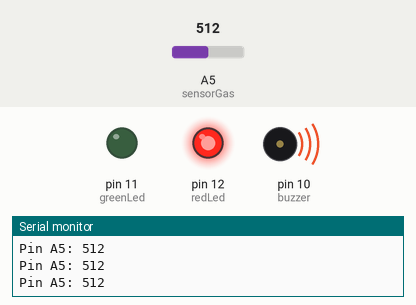
A sketch run on a simulated Arduino Uno, built with avr-gcc and run on an emulated ATmega328P. Parts: output pins drawn as LEDs (lit = HIGH), buzzer (waves = sounding), the last lines printed to the serial monitor. The inputs (shaded band) are chosen by the test bench; at power-on: A5 (sensorGas) = 512.

Above: at 1.2 s.
1.3 s: A5 (sensorGas) set to 308
2.8 s: A5 (sensorGas) set to 287
At 3.7 s:
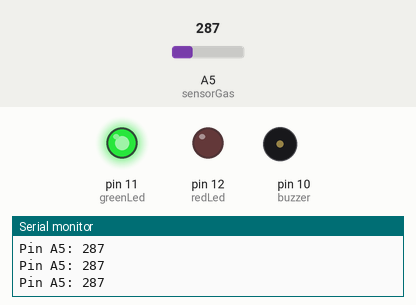
4.3 s: A5 (sensorGas) set to 306
At 5.1 s:
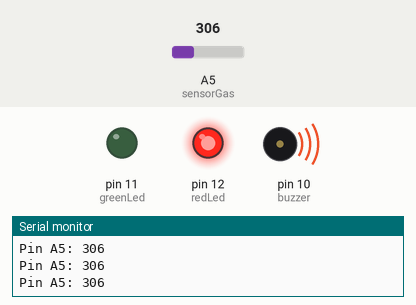
5.8 s: A5 (sensorGas) set to 290
At 6.4 s:
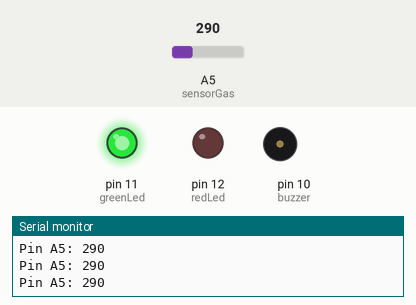
Timing chart, 0 to 8.3 s (numbered marks = the images above; inputs shaded):
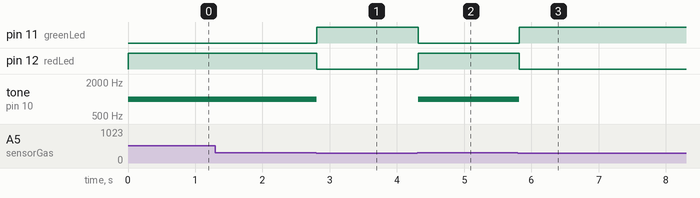

Measured:
- the behaviour switches between 301 and 300 on A5 (sensorGas) (found by bisection; images 0 and 1)
- after the input at 2.8 s, pin 11 (greenLed): LOW → HIGH at once; pin 12 (redLed): HIGH → LOW at once; tone on pin 10 (buzzer): 1000 Hz → silent at once
- after the input at 4.3 s, pin 11 (greenLed): HIGH → LOW at once; pin 12 (redLed): LOW → HIGH at once; tone on pin 10 (buzzer): silent → 1000 Hz at once
- after the input at 5.8 s, pin 11 (greenLed): LOW → HIGH at once; pin 12 (redLed): HIGH → LOW at once; tone on pin 10 (buzzer): 1000 Hz → silent at once

The sketch:

gasBuzzer.ino
```cpp
/***********************************
   Create By Mr. Khamphai KHOUNNAVONGSA
   Date: 17/06/2016
************************************/

int redLed = 12;
int greenLed = 11;
int buzzer = 10;
int sensorGas = A5;
int smoke_level;

// end of Variable-------------------------------------------

void setup() {
  Serial.begin(9600);
  pinMode(redLed, OUTPUT);
  pinMode(greenLed, OUTPUT);
  pinMode(buzzer, OUTPUT);
  pinMode(sensorGas, INPUT);
}// end of setup---------------------------------------------

void loop() {
  smoke_level = analogRead(sensorGas);

  Serial.print("Pin A5: ");
  Serial.println(smoke_level);

  if (smoke_level > 300)
  {
    digitalWrite(redLed, HIGH);
    digitalWrite(greenLed, LOW);
    tone(buzzer, 1000, 200);
  }
  else
  {
    digitalWrite(redLed, LOW);
    digitalWrite(greenLed, HIGH);
    noTone(buzzer);
  }
  delay(100);
}// end of loop---------------------------------------------
```
